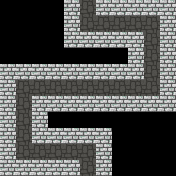

Tiled map render using the project's own tile images. Description and the whole map definition, tile-layer contents included, below:
An orthogonal 11x11 tile map with 16x16 px tiles, 3 tile layers (Path, Wall, Interact).

<map version="1.0" tiledversion="2017.06.27" orientation="orthogonal" renderorder="right-down" width="11" height="11" tilewidth="16" tileheight="16" nextobjectid="1">
 <tileset firstgid="1" name="tiles0" tilewidth="16" tileheight="16" tilecount="64" columns="16">
  <image source="Tilesets/tiles0.png" width="256" height="64" />
 </tileset>
 <layer name="Path" width="11" height="11">
  <data encoding="csv">
0,0,0,0,0,2,0,0,0,0,0,
0,0,0,0,0,2,2,2,2,2,0,
0,0,0,0,0,0,0,0,0,2,0,
0,0,0,0,0,0,0,0,0,2,0,
0,0,0,0,0,0,0,0,0,2,0,
0,2,2,2,2,2,2,2,2,2,0,
0,2,0,0,0,0,0,0,0,0,0,
0,2,0,0,0,0,0,0,0,0,0,
0,2,0,0,0,0,0,0,0,0,0,
0,2,2,2,2,2,0,0,0,0,0,
0,0,0,0,0,2,0,0,0,0,0
</data>
 </layer>
 <layer name="Wall" width="11" height="11">
  <data encoding="csv">
1,1,1,1,5,0,5,5,5,5,5,
1,1,1,1,5,0,0,0,0,0,5,
1,1,1,1,5,5,5,5,5,0,5,
1,1,1,1,1,1,1,1,5,0,5,
5,5,5,5,5,5,5,5,5,0,5,
5,0,0,0,0,0,0,0,0,0,5,
5,0,5,5,5,5,5,5,5,5,5,
5,0,5,1,1,1,1,1,1,1,1,
5,0,5,5,5,5,5,1,1,1,1,
5,0,0,0,0,0,5,1,1,1,1,
5,5,5,5,5,0,5,1,1,1,1
</data>
 </layer>
 <layer name="Interact" width="11" height="11">
  <data encoding="csv">
0,0,0,0,0,0,0,0,0,0,0,
0,0,0,0,0,0,0,0,0,0,0,
0,0,0,0,0,0,0,0,0,0,0,
0,0,0,0,0,0,0,0,0,0,0,
0,0,0,0,0,0,0,0,0,0,0,
0,0,0,0,0,0,0,0,0,0,0,
0,0,0,0,0,0,0,0,0,0,0,
0,0,0,0,0,0,0,0,0,0,0,
0,0,0,0,0,0,0,0,0,0,0,
0,0,0,0,0,0,0,0,0,0,0,
0,0,0,0,0,0,0,0,0,0,0
</data>
 </layer>
</map>
